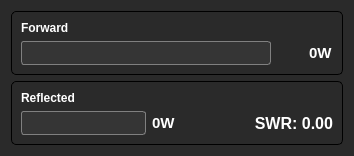
<?xml version="1.0" encoding="UTF-8"?>
<ui version="4.0">
 <class>PowerMeterDialog</class>
 <widget class="QDialog" name="PowerMeterDialog">
  <property name="geometry">
   <rect>
    <x>0</x>
    <y>0</y>
    <width>354</width>
    <height>152</height>
   </rect>
  </property>
  <property name="minimumSize">
   <size>
    <width>0</width>
    <height>0</height>
   </size>
  </property>
  <property name="maximumSize">
   <size>
    <width>4096</width>
    <height>4096</height>
   </size>
  </property>
  <property name="windowTitle">
   <string>PowerMeter</string>
  </property>
  <property name="styleSheet">
   <string notr="true">QWidget {
 background-color: rgb(42, 42, 42);
 color: white;
}
 QProgressBar {
     border: 1px solid gray;
     border-radius: 3px;
     background-color: rgb(53, 53, 53);
 }
 QProgressBar::chunk {
     background-color: green;
     width: 3px;
     margin: 1px;
 }
 QMenu {
     background-color: white;
     margin: 2px; /* some spacing around the menu */
 }

 QMenu::item {
     padding: 2px 25px 2px 20px;
     border: 1px solid transparent; /* reserve space for selection border */
 }

 QMenu::item:selected {
     border-color: darkblue;
     background: rgba(100, 100, 100, 150);
 }

 QMenu::icon:checked { /* appearance of a 'checked' icon */
     background: gray;
     border: 1px inset gray;
     position: absolute;
     top: 1px;
     right: 1px;
     bottom: 1px;
     left: 1px;
 }

 QMenu::separator {
     height: 1px;
     background: silver;
     margin-left: 5px;
     margin-right: 5px;
 }

 QMenu::indicator {
     width: 13px;
     height: 13px;
 }

 QMenuBar {
     background-color: qlineargradient(x1:0, y1:0, x2:0, y2:1,
                                       stop:0 lightgray, stop:1 darkgray);
 }

 QMenuBar::item {
     spacing: 3px; /* spacing between menu bar items */
     padding: 1px 4px;
     background: transparent;
     border-radius: 4px;
 }

 QMenuBar::item:selected { /* when selected using mouse or keyboard */
     background: #a8a8a8;
 }

 QMenuBar::item:pressed {
     background: #888888;
 }

QFrame#frame{
      border-width: 1px;
      border-style: solid;
      border-color: black;
      border-radius: 5px;
}

QFrame#frameForward{
      border-width: 1px;
      border-style: solid;
      border-color: black;
      border-radius: 5px;
}

QFrame#frameReflected{
      border-width: 1px;
      border-style: solid;
      border-color: black;
      border-radius: 5px;
}</string>
  </property>
  <layout class="QVBoxLayout" name="verticalLayout">
   <item>
    <widget class="QFrame" name="frameForward">
     <property name="frameShape">
      <enum>QFrame::StyledPanel</enum>
     </property>
     <property name="frameShadow">
      <enum>QFrame::Raised</enum>
     </property>
     <layout class="QHBoxLayout" name="horizontalLayout">
      <item>
       <layout class="QGridLayout" name="gridLayout">
        <item row="0" column="0">
         <widget class="QLabel" name="labelFwd">
          <property name="font">
           <font>
            <weight>75</weight>
            <bold>true</bold>
           </font>
          </property>
          <property name="text">
           <string>Forward</string>
          </property>
         </widget>
        </item>
        <item row="1" column="0">
         <widget class="QProgressBar" name="progressBarFwd">
          <property name="sizePolicy">
           <sizepolicy hsizetype="Expanding" vsizetype="Fixed">
            <horstretch>0</horstretch>
            <verstretch>0</verstretch>
           </sizepolicy>
          </property>
          <property name="minimumSize">
           <size>
            <width>250</width>
            <height>0</height>
           </size>
          </property>
          <property name="styleSheet">
           <string/>
          </property>
          <property name="maximum">
           <number>1500</number>
          </property>
          <property name="value">
           <number>0</number>
          </property>
          <property name="textVisible">
           <bool>false</bool>
          </property>
          <property name="format">
           <string>%vW</string>
          </property>
         </widget>
        </item>
        <item row="1" column="2">
         <widget class="QLabel" name="labelFwdValue">
          <property name="font">
           <font>
            <pointsize>11</pointsize>
            <weight>75</weight>
            <bold>true</bold>
           </font>
          </property>
          <property name="text">
           <string>0W</string>
          </property>
         </widget>
        </item>
        <item row="1" column="1">
         <spacer name="horizontalSpacer_2">
          <property name="orientation">
           <enum>Qt::Horizontal</enum>
          </property>
          <property name="sizeType">
           <enum>QSizePolicy::Preferred</enum>
          </property>
          <property name="sizeHint" stdset="0">
           <size>
            <width>40</width>
            <height>20</height>
           </size>
          </property>
         </spacer>
        </item>
       </layout>
      </item>
     </layout>
    </widget>
   </item>
   <item>
    <widget class="QFrame" name="frameReflected">
     <property name="frameShape">
      <enum>QFrame::StyledPanel</enum>
     </property>
     <property name="frameShadow">
      <enum>QFrame::Raised</enum>
     </property>
     <layout class="QHBoxLayout" name="horizontalLayout_2">
      <item>
       <layout class="QGridLayout" name="gridLayout_2">
        <item row="0" column="0">
         <widget class="QLabel" name="labelRef">
          <property name="font">
           <font>
            <weight>75</weight>
            <bold>true</bold>
           </font>
          </property>
          <property name="text">
           <string>Reflected</string>
          </property>
         </widget>
        </item>
        <item row="1" column="0">
         <widget class="QProgressBar" name="progressBarRef">
          <property name="sizePolicy">
           <sizepolicy hsizetype="Preferred" vsizetype="Fixed">
            <horstretch>0</horstretch>
            <verstretch>0</verstretch>
           </sizepolicy>
          </property>
          <property name="minimumSize">
           <size>
            <width>125</width>
            <height>0</height>
           </size>
          </property>
          <property name="font">
           <font>
            <strikeout>false</strikeout>
           </font>
          </property>
          <property name="autoFillBackground">
           <bool>false</bool>
          </property>
          <property name="maximum">
           <number>150</number>
          </property>
          <property name="value">
           <number>0</number>
          </property>
          <property name="textVisible">
           <bool>false</bool>
          </property>
          <property name="invertedAppearance">
           <bool>false</bool>
          </property>
          <property name="textDirection">
           <enum>QProgressBar::TopToBottom</enum>
          </property>
          <property name="format">
           <string>%vW</string>
          </property>
         </widget>
        </item>
        <item row="1" column="2">
         <widget class="QLabel" name="labelRefValue">
          <property name="font">
           <font>
            <pointsize>11</pointsize>
            <weight>75</weight>
            <bold>true</bold>
           </font>
          </property>
          <property name="text">
           <string>0W</string>
          </property>
          <property name="alignment">
           <set>Qt::AlignLeading|Qt::AlignLeft|Qt::AlignVCenter</set>
          </property>
         </widget>
        </item>
        <item row="1" column="3">
         <spacer name="horizontalSpacer">
          <property name="orientation">
           <enum>Qt::Horizontal</enum>
          </property>
          <property name="sizeType">
           <enum>QSizePolicy::Preferred</enum>
          </property>
          <property name="sizeHint" stdset="0">
           <size>
            <width>40</width>
            <height>20</height>
           </size>
          </property>
         </spacer>
        </item>
        <item row="1" column="4">
         <widget class="QLabel" name="labelSWRValue">
          <property name="font">
           <font>
            <pointsize>12</pointsize>
            <weight>75</weight>
            <bold>true</bold>
           </font>
          </property>
          <property name="layoutDirection">
           <enum>Qt::LeftToRight</enum>
          </property>
          <property name="styleSheet">
           <string/>
          </property>
          <property name="text">
           <string>SWR: 0.00</string>
          </property>
          <property name="alignment">
           <set>Qt::AlignRight|Qt::AlignTrailing|Qt::AlignVCenter</set>
          </property>
         </widget>
        </item>
        <item row="1" column="1">
         <spacer name="horizontalSpacer_3">
          <property name="orientation">
           <enum>Qt::Horizontal</enum>
          </property>
          <property name="sizeType">
           <enum>QSizePolicy::Preferred</enum>
          </property>
          <property name="sizeHint" stdset="0">
           <size>
            <width>0</width>
            <height>20</height>
           </size>
          </property>
         </spacer>
        </item>
       </layout>
      </item>
     </layout>
    </widget>
   </item>
  </layout>
 </widget>
 <resources/>
 <connections/>
</ui>
